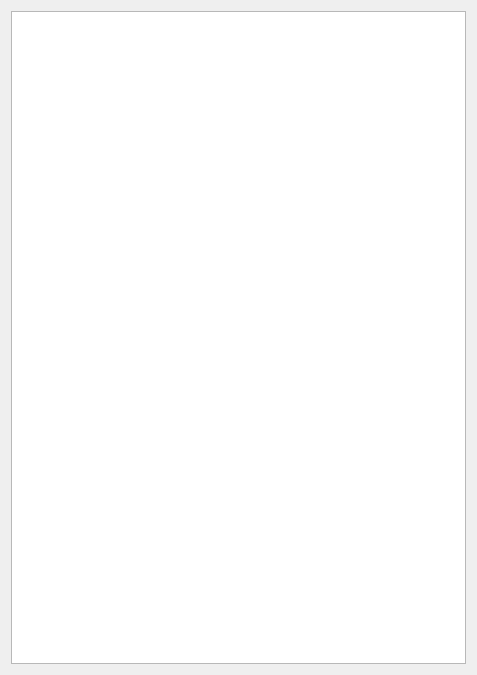
<?xml version="1.0" encoding="UTF-8"?>
<ui version="4.0">
 <class>Widget</class>
 <widget class="QWidget" name="Widget">
  <property name="geometry">
   <rect>
    <x>0</x>
    <y>0</y>
    <width>477</width>
    <height>675</height>
   </rect>
  </property>
  <property name="windowTitle">
   <string>Widget</string>
  </property>
  <layout class="QVBoxLayout" name="verticalLayout">
   <item>
    <widget class="QTreeView" name="treeView"/>
   </item>
  </layout>
 </widget>
 <resources/>
 <connections/>
</ui>
